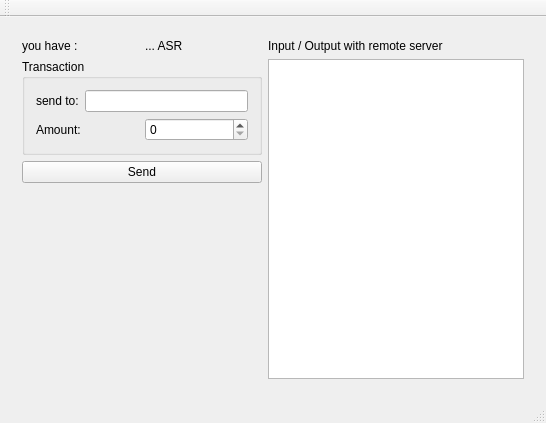
<?xml version="1.0" encoding="UTF-8"?>
<ui version="4.0">
 <class>MainWindow</class>
 <widget class="QMainWindow" name="MainWindow">
  <property name="geometry">
   <rect>
    <x>0</x>
    <y>0</y>
    <width>546</width>
    <height>423</height>
   </rect>
  </property>
  <property name="windowTitle">
   <string>MainWindow</string>
  </property>
  <widget class="QWidget" name="centralWidget">
   <layout class="QGridLayout" name="gridLayout">
    <item row="0" column="0">
     <widget class="QStackedWidget" name="stackedWidget">
      <property name="currentIndex">
       <number>2</number>
      </property>
      <widget class="QWidget" name="page">
       <layout class="QHBoxLayout" name="horizontalLayout">
        <item>
         <spacer name="horizontalSpacer">
          <property name="orientation">
           <enum>Qt::Horizontal</enum>
          </property>
          <property name="sizeHint" stdset="0">
           <size>
            <width>163</width>
            <height>20</height>
           </size>
          </property>
         </spacer>
        </item>
        <item>
         <layout class="QVBoxLayout" name="verticalLayout_2">
          <item>
           <spacer name="verticalSpacer_2">
            <property name="orientation">
             <enum>Qt::Vertical</enum>
            </property>
            <property name="sizeHint" stdset="0">
             <size>
              <width>20</width>
              <height>40</height>
             </size>
            </property>
           </spacer>
          </item>
          <item>
           <widget class="QLabel" name="label">
            <property name="text">
             <string>Your name:</string>
            </property>
           </widget>
          </item>
          <item>
           <layout class="QVBoxLayout" name="verticalLayout">
            <item>
             <widget class="QLineEdit" name="lineEdit_userName"/>
            </item>
            <item>
             <widget class="QPushButton" name="pushButton">
              <property name="text">
               <string>Next</string>
              </property>
             </widget>
            </item>
           </layout>
          </item>
          <item>
           <spacer name="verticalSpacer">
            <property name="orientation">
             <enum>Qt::Vertical</enum>
            </property>
            <property name="sizeHint" stdset="0">
             <size>
              <width>20</width>
              <height>40</height>
             </size>
            </property>
           </spacer>
          </item>
         </layout>
        </item>
        <item>
         <spacer name="horizontalSpacer_2">
          <property name="orientation">
           <enum>Qt::Horizontal</enum>
          </property>
          <property name="sizeHint" stdset="0">
           <size>
            <width>163</width>
            <height>20</height>
           </size>
          </property>
         </spacer>
        </item>
       </layout>
      </widget>
      <widget class="QWidget" name="page_2">
       <layout class="QHBoxLayout" name="horizontalLayout_4">
        <item>
         <spacer name="horizontalSpacer_3">
          <property name="orientation">
           <enum>Qt::Horizontal</enum>
          </property>
          <property name="sizeHint" stdset="0">
           <size>
            <width>149</width>
            <height>20</height>
           </size>
          </property>
         </spacer>
        </item>
        <item>
         <layout class="QVBoxLayout" name="verticalLayout_4">
          <item>
           <spacer name="verticalSpacer_3">
            <property name="orientation">
             <enum>Qt::Vertical</enum>
            </property>
            <property name="sizeHint" stdset="0">
             <size>
              <width>20</width>
              <height>40</height>
             </size>
            </property>
           </spacer>
          </item>
          <item>
           <layout class="QVBoxLayout" name="verticalLayout_3">
            <item>
             <layout class="QHBoxLayout" name="horizontalLayout_2">
              <item>
               <widget class="QLabel" name="label_2">
                <property name="text">
                 <string>Server IP:</string>
                </property>
               </widget>
              </item>
              <item>
               <widget class="QLineEdit" name="lineEdit_ip">
                <property name="text">
                 <string>127.0.0.1</string>
                </property>
               </widget>
              </item>
             </layout>
            </item>
            <item>
             <layout class="QHBoxLayout" name="horizontalLayout_3">
              <item>
               <widget class="QLabel" name="label_3">
                <property name="text">
                 <string>Port:</string>
                </property>
               </widget>
              </item>
              <item>
               <widget class="QSpinBox" name="spinBox_port">
                <property name="maximum">
                 <number>999999</number>
                </property>
                <property name="value">
                 <number>8564</number>
                </property>
               </widget>
              </item>
             </layout>
            </item>
            <item>
             <widget class="QPushButton" name="pushButton_connecte">
              <property name="text">
               <string>Connect</string>
              </property>
             </widget>
            </item>
           </layout>
          </item>
          <item>
           <spacer name="verticalSpacer_4">
            <property name="orientation">
             <enum>Qt::Vertical</enum>
            </property>
            <property name="sizeHint" stdset="0">
             <size>
              <width>20</width>
              <height>40</height>
             </size>
            </property>
           </spacer>
          </item>
         </layout>
        </item>
        <item>
         <spacer name="horizontalSpacer_4">
          <property name="orientation">
           <enum>Qt::Horizontal</enum>
          </property>
          <property name="sizeHint" stdset="0">
           <size>
            <width>149</width>
            <height>20</height>
           </size>
          </property>
         </spacer>
        </item>
       </layout>
      </widget>
      <widget class="QWidget" name="page_3">
       <layout class="QHBoxLayout" name="horizontalLayout_8">
        <item>
         <layout class="QVBoxLayout" name="verticalLayout_6">
          <item>
           <layout class="QHBoxLayout" name="horizontalLayout_5">
            <item>
             <widget class="QLabel" name="label_6">
              <property name="text">
               <string>you have : </string>
              </property>
             </widget>
            </item>
            <item>
             <widget class="QLabel" name="label_available_coin">
              <property name="text">
               <string>... ASR</string>
              </property>
             </widget>
            </item>
           </layout>
          </item>
          <item>
           <widget class="QGroupBox" name="groupBox">
            <property name="title">
             <string>Transaction</string>
            </property>
            <layout class="QVBoxLayout" name="verticalLayout_5">
             <item>
              <layout class="QHBoxLayout" name="horizontalLayout_6">
               <item>
                <widget class="QLabel" name="label_4">
                 <property name="text">
                  <string>send to:</string>
                 </property>
                </widget>
               </item>
               <item>
                <widget class="QLineEdit" name="lineEdit_send_to"/>
               </item>
              </layout>
             </item>
             <item>
              <layout class="QHBoxLayout" name="horizontalLayout_7">
               <item>
                <widget class="QLabel" name="label_5">
                 <property name="text">
                  <string>Amount:</string>
                 </property>
                </widget>
               </item>
               <item>
                <widget class="QSpinBox" name="spinBox_amount">
                 <property name="maximum">
                  <number>999999</number>
                 </property>
                </widget>
               </item>
              </layout>
             </item>
            </layout>
           </widget>
          </item>
          <item>
           <widget class="QPushButton" name="pushButton_send">
            <property name="text">
             <string>Send</string>
            </property>
           </widget>
          </item>
          <item>
           <spacer name="verticalSpacer_5">
            <property name="orientation">
             <enum>Qt::Vertical</enum>
            </property>
            <property name="sizeHint" stdset="0">
             <size>
              <width>20</width>
              <height>40</height>
             </size>
            </property>
           </spacer>
          </item>
         </layout>
        </item>
        <item>
         <layout class="QVBoxLayout" name="verticalLayout_7">
          <item>
           <widget class="QLabel" name="label_7">
            <property name="text">
             <string>Input / Output with remote server</string>
            </property>
           </widget>
          </item>
          <item>
           <widget class="QTextEdit" name="textEdit_in_out"/>
          </item>
         </layout>
        </item>
       </layout>
      </widget>
     </widget>
    </item>
   </layout>
  </widget>
  <widget class="QMenuBar" name="menuBar">
   <property name="geometry">
    <rect>
     <x>0</x>
     <y>0</y>
     <width>546</width>
     <height>21</height>
    </rect>
   </property>
  </widget>
  <widget class="QToolBar" name="mainToolBar">
   <attribute name="toolBarArea">
    <enum>TopToolBarArea</enum>
   </attribute>
   <attribute name="toolBarBreak">
    <bool>false</bool>
   </attribute>
  </widget>
  <widget class="QStatusBar" name="statusBar"/>
 </widget>
 <layoutdefault spacing="6" margin="11"/>
 <resources/>
 <connections/>
</ui>
